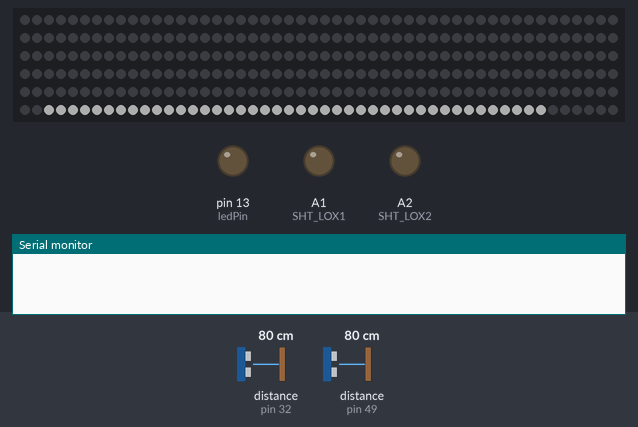
A sketch run on a simulated Teensy 4. Shown: 300 RGB LEDs in strip order, left to right, continuing on the next row, output pins drawn as LEDs (lit = HIGH), the last lines printed to the serial monitor. The test bench sets the inputs (shaded band); at power-on: distance to the obstacle (sensors on pin 32, pin 49) 80 cm. Dim RGB values are drawn brighter than linear.

Above: at 1.9 s.
3.2 s: distance to the obstacle (sensor on pin 32) set to 4 cm
At 5.0 s:
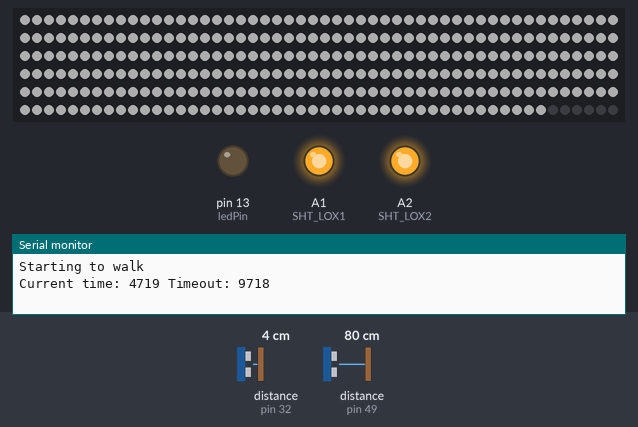
5.1 s: distance to the obstacle (sensor on pin 32) set to 2 cm
6.7 s: distance to the obstacle (sensor on pin 49) set to 4 cm
8.3 s: distance to the obstacle (sensor on pin 49) set to 2 cm
At 8.69 s:
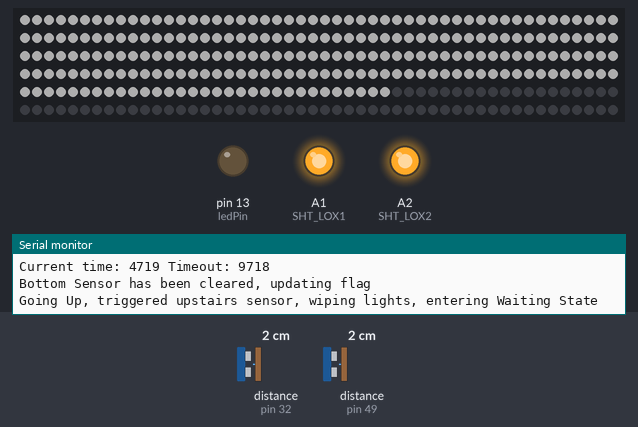
9.9 s: distance to the obstacle (sensor on pin 32) set to 9 cm
At 10.09 s:
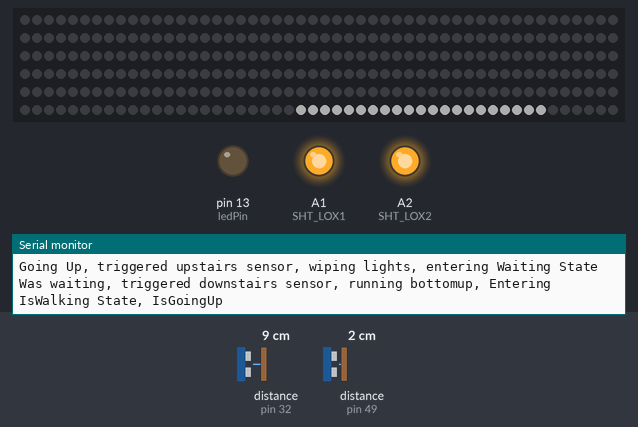
Timing chart, 0 to 12.9 s (numbered marks = the images above; inputs shaded):
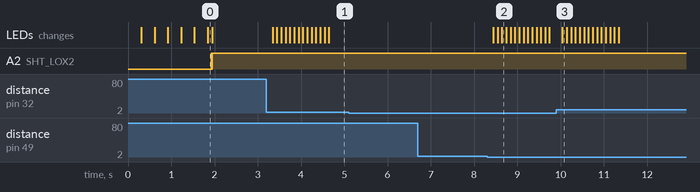

Measured:
- after the input at 3.2 s, the LEDs: first change after 0.14 s (image 1 shows a later state)
- after the input at 8.3 s, the LEDs: first change after 0.14 s (image 2 shows a later state)
- after the input at 9.9 s, the LEDs: change after 0.14 s (image 3)

The sketch:

NeoPixel_Stairs_LaserDetector.ino
```cpp
#define DEBUG 0
#include <Adafruit_NeoPixel.h>
#include "Adafruit_VL53L0X.h"

#define PIXELCOUNT 300
#define NUMSTAIRS 14
#define PIXELSPERSTEP (PIXELCOUNT/NUMSTAIRS)
#define PIN 6
Adafruit_NeoPixel strip = Adafruit_NeoPixel(PIXELCOUNT,PIN,NEO_GRB + NEO_KHZ800);

Adafruit_VL53L0X lox = Adafruit_VL53L0X();
// address we will assign if dual sensor is present
#define LOX1_ADDRESS 0x20
#define LOX2_ADDRESS 0x31

// set the pins to shutdown
#define SHT_LOX1 15
#define SHT_LOX2 16

// objects for the vl53l0x
Adafruit_VL53L0X lox1 = Adafruit_VL53L0X();
Adafruit_VL53L0X lox2 = Adafruit_VL53L0X();

// this holds the measurement
VL53L0X_RangingMeasurementData_t upstairsDistance;
VL53L0X_RangingMeasurementData_t downstairsDistance;

#define UPSTAIRSDISTANCE upstairsDistance.RangeMilliMeter
#define DOWNSTAIRSDISTANCE downstairsDistance.RangeMilliMeter

long downstairsDuration;
long upstairsDuration;

// Create an IntervalTimer object
IntervalTimer distanceMeasurementTimer;
unsigned long endTimeout = 0;
unsigned long upstairsRetriggerDelay, downstairsRetriggerDelay;
#define RETRIGGERSENSITIVITY 3000
bool isWaiting, isWalking, isTimedOut;
bool isGoingUp, isGoingDown, isAtBottom, isAtTop;
bool hasBottomCleared, hasTopCleared; //flags to determine if initial trigger has cleared - prevents subsequent triggering until it does.  Timeout doesn't start until it happens.
int i,j,k;

#define TIMEOUT 5000 //millis
#define LOWERBOUND 30 //mm
#define UPPERBOUND 400 //mm

#define BRIGHTNESS 10 //Set brightness to 1/10th
#define FULL (255/Brightness)
#define DIMLIGHTS 100

/*
    Reset all sensors by setting all of their XSHUT pins low for delay(10), then set all XSHUT high to bring out of reset
    Keep sensor #1 awake by keeping XSHUT pin high
    Put all other sensors into shutdown by pulling XSHUT pins low
    Initialize sensor #1 with lox.begin(new_i2c_address) Pick any number but 0x29 and it must be under 0x7F. Going with 0x30 to 0x3F is probably OK.
    Keep sensor #1 awake, and now bring sensor #2 out of reset by setting its XSHUT pin high.
    Initialize sensor #2 with lox.begin(new_i2c_address) Pick any number but 0x29 and whatever you set the first sensor to
 */
void setID() {
  // all reset
  digitalWrite(SHT_LOX1, LOW);
  digitalWrite(SHT_LOX2, LOW);
  delay(10);
  // all unreset
  digitalWrite(SHT_LOX1, HIGH);
  digitalWrite(SHT_LOX2, HIGH);
  delay(10);

  // activating LOX1 and reseting LOX2
  digitalWrite(SHT_LOX1, HIGH);
  digitalWrite(SHT_LOX2, LOW);

  // initing LOX1
  if(!lox1.begin(LOX1_ADDRESS)) {
    Serial.println(F("Failed to boot first VL53L0X"));
    while(1);
  }
  delay(10);

  // activating LOX2
  digitalWrite(SHT_LOX2, HIGH);
  delay(10);

  //initing LOX2
  if(!lox2.begin(LOX2_ADDRESS)) {
    Serial.println(F("Failed to boot second VL53L0X"));
    while(1);
  }
}

void read_dual_sensors() {

  lox1.rangingTest(&downstairsDistance, false); // pass in 'true' to get debug data printout!
  lox2.rangingTest(&upstairsDistance, false); // pass in 'true' to get debug data printout!

  if (DEBUG)
  {
    // print sensor one reading
    Serial.print("1: ");
    if(DOWNSTAIRSDISTANCE != 4) {     // if not out of range
      Serial.print(DOWNSTAIRSDISTANCE);
    } else {
      Serial.print("Out of range");
    }

    Serial.print(" ");

    // print sensor two reading
    Serial.print("2: ");
    if(UPSTAIRSDISTANCE != 4) {
      Serial.print(UPSTAIRSDISTANCE);
    } else {
      Serial.print("Out of range");
    }

    Serial.println();
  }
}

void determineState()
{

}

// The interrupt will blink the LED, and keep
// track of how many times it has blinked.
int ledState = LOW;
const int ledPin = 13;

//volatile unsigned long blinkCount = 0; // use volatile for shared variables

void clearStrip(){
  for (int l=0; l<strip.numPixels(); l++){
    strip.setPixelColor(l, 0);
  }
  strip.show();
}

void clearStripDown(){
  colourWipeDown(strip.Color(0, 0, 0), 25 );  // Warm White
}

void clearStripUp(){
  colourWipeUp(strip.Color(0, 0, 0), 25 );  // Warm White
}

// Fade light each step strip
void colourWipeDown(uint32_t c, uint16_t wait) {
  noInterrupts();
  for (uint16_t j = 0; j < NUMSTAIRS; j++){
    int start = strip.numPixels()/NUMSTAIRS *j;
    //Serial.println(j);
    for (uint16_t i = start; i < start + PIXELSPERSTEP; i++){
      strip.setPixelColor(i, c);
    }
    delay(wait);
    strip.show();
   }
   interrupts();
 }

 void topdown() {
    if (DEBUG) { Serial.println ("detected top"); }                 // Helpful debug message
    colourWipeDown(strip.Color(50, 50, 50), 25 );  // Warm White
 }

void colourWipeUp(uint32_t c, uint16_t wait) {
     noInterrupts();
     for (uint16_t j = NUMSTAIRS; j > 0; j--){
     int start = strip.numPixels()/NUMSTAIRS *j;
     for (uint16_t i = start; i > start - PIXELSPERSTEP; i--){
       strip.setPixelColor(i-1, c);
     }
     delay(wait);
     strip.show();
     interrupts();
   }
 }

 void bottomup() {
    if (DEBUG) { Serial.println ("detected bottom"); }            // Helpful debug message
    colourWipeUp(strip.Color(50, 50, 50), 25);  // Warm White
  }

  void intializeLights()
  {
    strip.begin();
    bottomup();
    clearStripUp();
    topdown();
    clearStripDown();

    //strip.show(); // Initialize all pixels to 'off'

  }
void setup() {
  intializeLights();

  //Serial Port begin
  Serial.begin (115200);
  // wait until serial port opens for native USB devices
  //while (! Serial) { delay(1); }

  pinMode(ledPin, OUTPUT);

  //Set up the i2c bus and appropriate address for the sensors
  pinMode(SHT_LOX1, OUTPUT);
  pinMode(SHT_LOX2, OUTPUT);
  Serial.println("Shutdown pins inited...");
  digitalWrite(SHT_LOX1, LOW);
  digitalWrite(SHT_LOX2, LOW);
  Serial.println("Both in reset mode...(pins are low)");
  Serial.println("Setting i2c IDs");
  setID();
  Serial.println("Starting...");

  //Initialize state variables
  isWaiting = true;
  isWalking = false;
  isTimedOut = false;
  isAtTop = false;
  isAtBottom = false;
  hasTopCleared = false;
  hasBottomCleared = false;

  upstairsRetriggerDelay = millis();
  downstairsRetriggerDelay = millis();

  //minimum 100000 microseconds, otherwise the interrupt takes too much time from other tasks
  //Also, don't have it started before all the i2c processes are done or the interrupt will
  //interfere with that.
  distanceMeasurementTimer.begin(read_dual_sensors, 100000);
}

void loop() {

  if (isWaiting)
  {
    if ((UPSTAIRSDISTANCE > LOWERBOUND && UPSTAIRSDISTANCE < UPPERBOUND) && upstairsRetriggerDelay < millis())
    {
      Serial.println("Was waiting, triggered upstairs sensor, running topdown, Entering IsWalking State, IsGoingDown");
      isWaiting = false;
      isGoingUp = false;
      isGoingDown = true;
      isWalking = true;
      hasTopCleared = false;
      topdown();
    }
    else if ((DOWNSTAIRSDISTANCE > LOWERBOUND && DOWNSTAIRSDISTANCE < UPPERBOUND) && downstairsRetriggerDelay < millis())
    {
      Serial.println("Was waiting, triggered downstairs sensor, running bottomup, Entering IsWalking State, IsGoingUp");
      isWaiting = false;
      isGoingUp = true;
      isGoingDown = false;
      isWalking = true;
      hasBottomCleared = false;
      bottomup();
    }

    if (isWalking)
    {
      Serial.println("Starting to walk");
      //Set an initial timeout, but can get it extended until the sensor clears
      endTimeout = millis() + TIMEOUT;
      Serial.print("Current time: ");
      Serial.print(millis());
      Serial.print(" Timeout: ");
      Serial.println(endTimeout);
    }
  }
  else if (isWalking)
  {
    if (endTimeout < millis())
    {
      Serial.println("Hit timeout, clearing flags, entering IsTimedOut State");
      isTimedOut = true;
      isWalking = false;
      isWaiting = false;
      isGoingUp = false;
      isGoingDown = false;
    }
    else if (isGoingDown)
    {
      if (!hasTopCleared)
      {
        endTimeout = millis() + TIMEOUT;
        if (DEBUG) {
          Serial.print("Top Sensor has not been cleared, updating timeout counter to ");
          Serial.println(endTimeout);
        }
        if (!(UPSTAIRSDISTANCE > LOWERBOUND && UPSTAIRSDISTANCE < UPPERBOUND))
        {
          if (DEBUG) { Serial.println("Top Sensor has been cleared, updating flag"); }
          hasTopCleared = true;
        }
      }
      else if (DOWNSTAIRSDISTANCE > LOWERBOUND && DOWNSTAIRSDISTANCE < UPPERBOUND)
      {
        Serial.println("Going Down, triggered downstairs sensor, wiping lights, entering Waiting State");

        isAtTop = false;
        isAtBottom = true;
        isWaiting = false;
        isWalking = false;
        isTimedOut = false;
        isGoingDown = false;
        isGoingUp = false;
        downstairsRetriggerDelay = millis() + RETRIGGERSENSITIVITY;
      }
    }
    else if (isGoingUp)
    {
      if (!hasBottomCleared)
      {
        endTimeout = millis() + TIMEOUT;
        if (DEBUG)
        {
          Serial.print("Bottom Sensor has not been cleared, begginngng timeout counter to ");
          Serial.println(endTimeout);
        }
        if (!(DOWNSTAIRSDISTANCE > LOWERBOUND && DOWNSTAIRSDISTANCE < UPPERBOUND))
        {
          Serial.println("Bottom Sensor has been cleared, updating flag");
          hasBottomCleared = true;
        }
      }
      else if (UPSTAIRSDISTANCE > LOWERBOUND && UPSTAIRSDISTANCE < UPPERBOUND)
      {
        Serial.println("Going Up, triggered upstairs sensor, wiping lights, entering Waiting State");
        isAtTop = true;
        isAtBottom = false;
        isWaiting = false;
        isWalking = false;
        isTimedOut = false;
        isGoingDown = false;
        isGoingUp = false;
        upstairsRetriggerDelay = millis() + RETRIGGERSENSITIVITY;
      }
    }
  }
  else if (isAtTop)
  {
    if (!(UPSTAIRSDISTANCE > LOWERBOUND && UPSTAIRSDISTANCE < UPPERBOUND))
    {
      clearStripUp();
      isAtTop = false;
      isAtBottom = false;
      isWaiting = true;
      isTimedOut = false;
      isGoingDown = false;
      isGoingUp = false;
    }
  }
  else if (isAtBottom)
  {
    if (!(DOWNSTAIRSDISTANCE > LOWERBOUND && DOWNSTAIRSDISTANCE < UPPERBOUND))
    {
      clearStripDown();
      isAtTop = false;
      isAtBottom = false;
      isWaiting = true;
      isTimedOut = false;
      isGoingDown = false;
      isGoingUp = false;
    }
  }
  else if (isTimedOut)
  {
    Serial.println("Hit timeout, clearing strip, entering Waiting State");
    if (isGoingUp)
    {
      clearStripUp();
    }
    else
    {
      clearStripDown();
    }
    isGoingUp = false;
    isGoingDown = false;

    hasTopCleared = false;
    hasBottomCleared = false;

    isTimedOut = false;
    isWalking = false;
    isWaiting = true;
  }
}
```
